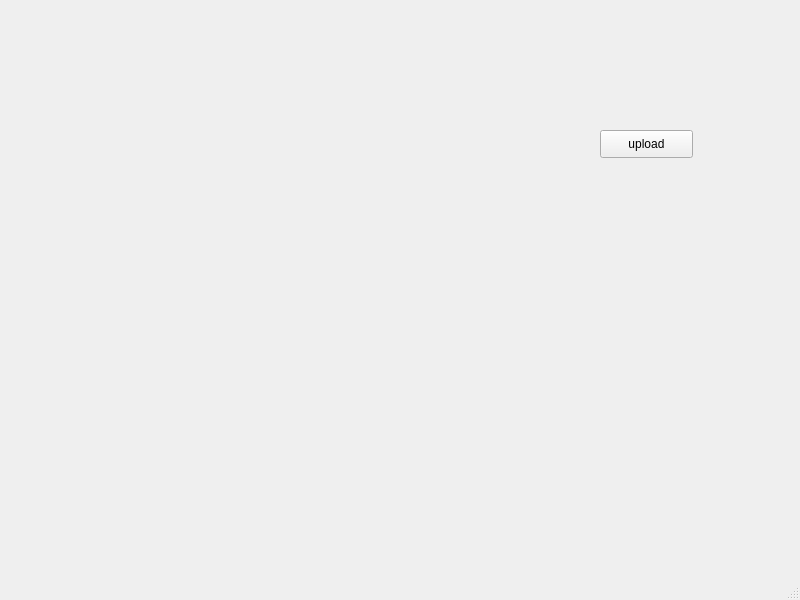
<?xml version="1.0" encoding="UTF-8"?>
<ui version="4.0">
 <class>MainWindow</class>
 <widget class="QMainWindow" name="MainWindow">
  <property name="geometry">
   <rect>
    <x>0</x>
    <y>0</y>
    <width>800</width>
    <height>600</height>
   </rect>
  </property>
  <property name="windowTitle">
   <string>MainWindow</string>
  </property>
  <widget class="QWidget" name="centralwidget">
   <widget class="QPushButton" name="upload">
    <property name="geometry">
     <rect>
      <x>600</x>
      <y>130</y>
      <width>93</width>
      <height>28</height>
     </rect>
    </property>
    <property name="text">
     <string>upload</string>
    </property>
   </widget>
  </widget>
  <widget class="QMenuBar" name="menubar">
   <property name="geometry">
    <rect>
     <x>0</x>
     <y>0</y>
     <width>800</width>
     <height>26</height>
    </rect>
   </property>
  </widget>
  <widget class="QStatusBar" name="statusbar"/>
 </widget>
 <resources/>
 <connections/>
</ui>
